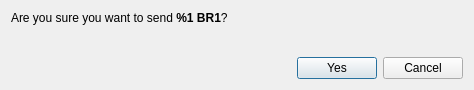
<?xml version="1.0" encoding="UTF-8"?>
<ui version="4.0">
 <class>ConfirmSendDialog</class>
 <widget class="QDialog" name="ConfirmSendDialog">
  <property name="windowModality">
   <enum>Qt::ApplicationModal</enum>
  </property>
  <property name="geometry">
   <rect>
    <x>0</x>
    <y>0</y>
    <width>474</width>
    <height>90</height>
   </rect>
  </property>
  <property name="windowTitle">
   <string>Confirm sending %1 BR1</string>
  </property>
  <layout class="QVBoxLayout" name="verticalLayout">
   <item>
    <layout class="QVBoxLayout" name="verticalLayout_2">
     <item>
      <widget class="QLabel" name="m_confirmLabel">
       <property name="text">
        <string>&lt;html&gt;&lt;head/&gt;&lt;body&gt;&lt;p&gt;Are you sure you want to send &lt;strong&gt;%1 BR1&lt;/strong&gt;?&lt;/p&gt;&lt;/body&gt;&lt;/html&gt;</string>
       </property>
       <property name="textFormat">
        <enum>Qt::RichText</enum>
       </property>
      </widget>
     </item>
     <item>
      <widget class="QLabel" name="m_paymentIdLabel">
       <property name="text">
        <string/>
       </property>
       <property name="textFormat">
        <enum>Qt::RichText</enum>
       </property>
      </widget>
     </item>
    </layout>
   </item>
   <item>
    <spacer name="verticalSpacer">
     <property name="orientation">
      <enum>Qt::Vertical</enum>
     </property>
     <property name="sizeHint" stdset="0">
      <size>
       <width>20</width>
       <height>40</height>
      </size>
     </property>
    </spacer>
   </item>
   <item>
    <layout class="QHBoxLayout" name="horizontalLayout_2">
     <item>
      <spacer name="horizontalSpacer">
       <property name="orientation">
        <enum>Qt::Horizontal</enum>
       </property>
       <property name="sizeHint" stdset="0">
        <size>
         <width>40</width>
         <height>20</height>
        </size>
       </property>
      </spacer>
     </item>
     <item>
      <widget class="QPushButton" name="m_okButton">
       <property name="text">
        <string>Yes</string>
       </property>
       <property name="icon">
        <iconset resource="../../resources.qrc">
         <normaloff>:/icons/transaction</normaloff>:/icons/transaction</iconset>
       </property>
      </widget>
     </item>
     <item>
      <widget class="QPushButton" name="m_cancelButton">
       <property name="text">
        <string>Cancel</string>
       </property>
       <property name="icon">
        <iconset resource="../../resources.qrc">
         <normaloff>:/icons/cancel</normaloff>:/icons/cancel</iconset>
       </property>
      </widget>
     </item>
    </layout>
   </item>
  </layout>
 </widget>
 <resources>
  <include location="../../resources.qrc"/>
 </resources>
 <connections>
  <connection>
   <sender>m_okButton</sender>
   <signal>clicked()</signal>
   <receiver>ConfirmSendDialog</receiver>
   <slot>accept()</slot>
   <hints>
    <hint type="sourcelabel">
     <x>500</x>
     <y>62</y>
    </hint>
    <hint type="destinationlabel">
     <x>276</x>
     <y>44</y>
    </hint>
   </hints>
  </connection>
  <connection>
   <sender>m_cancelButton</sender>
   <signal>clicked()</signal>
   <receiver>ConfirmSendDialog</receiver>
   <slot>reject()</slot>
   <hints>
    <hint type="sourcelabel">
     <x>417</x>
     <y>62</y>
    </hint>
    <hint type="destinationlabel">
     <x>276</x>
     <y>44</y>
    </hint>
   </hints>
  </connection>
 </connections>
</ui>
